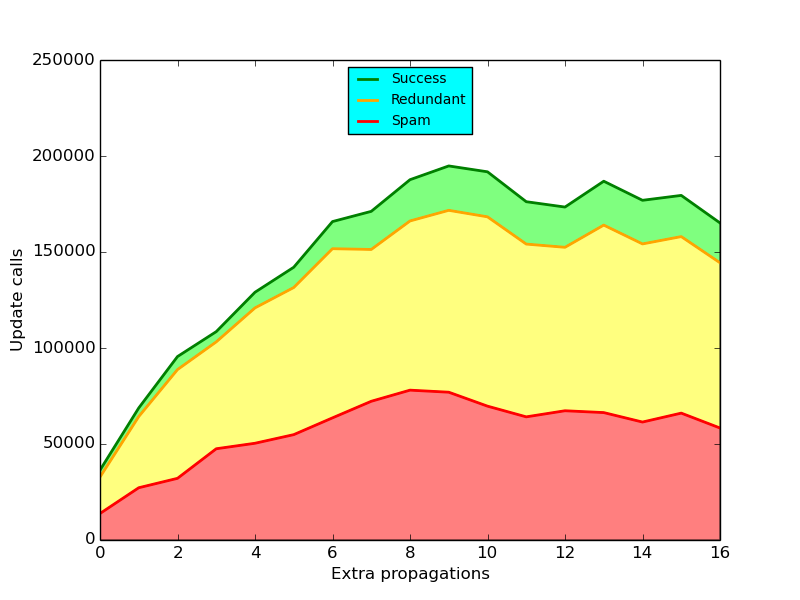

The script that saved this image:
# -*- coding: utf-8 -*-
import matplotlib.pyplot as plt  # pip install matplotlib
import json


x = []
y_success = []
y_redundant = []
y_spam = []


samples = [
    json.load(open("benchmark/filterupdates/quasar_extraprop_a.json", "r")),
    json.load(open("benchmark/filterupdates/quasar_extraprop_b.json", "r")),
    json.load(open("benchmark/filterupdates/quasar_extraprop_c.json", "r")),
    json.load(open("benchmark/filterupdates/quasar_extraprop_d.json", "r")),
    json.load(open("benchmark/filterupdates/quasar_extraprop_e.json", "r")),
    json.load(open("benchmark/filterupdates/quasar_extraprop_f.json", "r")),
    json.load(open("benchmark/filterupdates/quasar_extraprop_g.json", "r")),
    json.load(open("benchmark/filterupdates/quasar_extraprop_h.json", "r")),
    json.load(open("benchmark/filterupdates/quasar_extraprop_i.json", "r")),
    json.load(open("benchmark/filterupdates/quasar_extraprop_j.json", "r")),
    json.load(open("benchmark/filterupdates/quasar_extraprop_k.json", "r")),
    json.load(open("benchmark/filterupdates/quasar_extraprop_l.json", "r")),
    json.load(open("benchmark/filterupdates/quasar_extraprop_m.json", "r")),
    json.load(open("benchmark/filterupdates/quasar_extraprop_n.json", "r")),
    json.load(open("benchmark/filterupdates/quasar_extraprop_o.json", "r")),
    json.load(open("benchmark/filterupdates/quasar_extraprop_p.json", "r")),
    json.load(open("benchmark/filterupdates/quasar_extraprop_q.json", "r")),
]


for sample in samples:
    x.append(sample["quasar"]["constants"]["extra_propagations"])
    success = sample["quasar"]["update_successful"]
    redundant = sample["quasar"]["update_redundant"]
    spam = sample["quasar"]["update_spam"]
    y_success.append(redundant + spam + success)
    y_redundant.append(redundant + spam)
    y_spam.append(spam)


# setup
fig = plt.figure()
plot = fig.add_subplot(111)
plot.set_xlabel('Extra propagations')
plot.set_ylabel('Update calls')
# plot.set_xscale('log')
# plot.set_yscale('log')
plot.axis([0, 16, 0, 250000])


# add plots
lines = plot.plot(x, y_success, 'k', label='Success')
plt.setp(lines, color='green', linewidth=2.0)
plot.fill_between(x, y_redundant, y_success, facecolor="#00FF00", alpha=0.5)

lines = plot.plot(x, y_redundant, 'k', label='Redundant')
plt.setp(lines, color='orange', linewidth=2.0)
plot.fill_between(x, y_spam, y_redundant, facecolor="#FFFF00", alpha=0.5)

lines = plot.plot(x, y_spam, 'k', label='Spam')
plt.setp(lines, color='red', linewidth=2.0)
plot.fill_between(x, 0, y_spam, facecolor="#FF0000", alpha=0.5)


# create legend
plot = plot.legend(loc='upper center', shadow=False, fontsize='small')
plot.get_frame().set_facecolor('#00FFFF')


# render
plt.savefig("benchmark/filterupdates_quasar_extraprop_plot.png")
plt.show()
